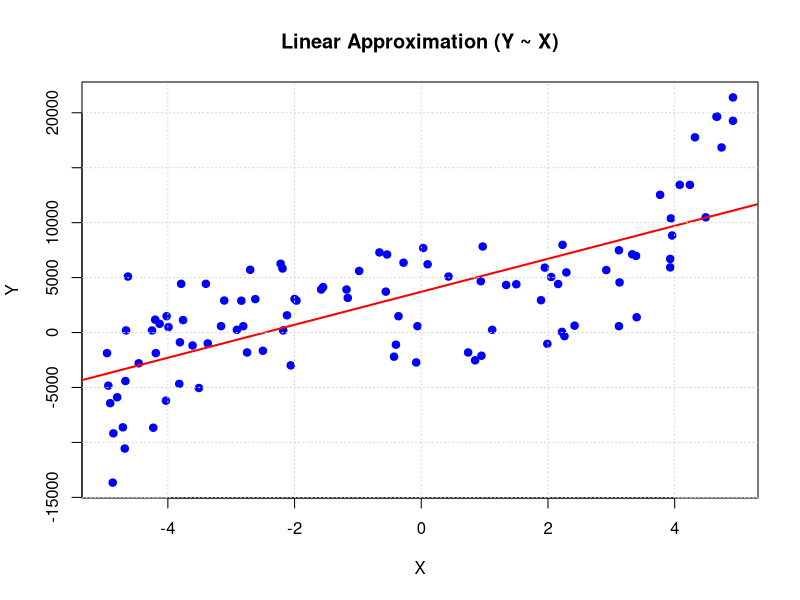
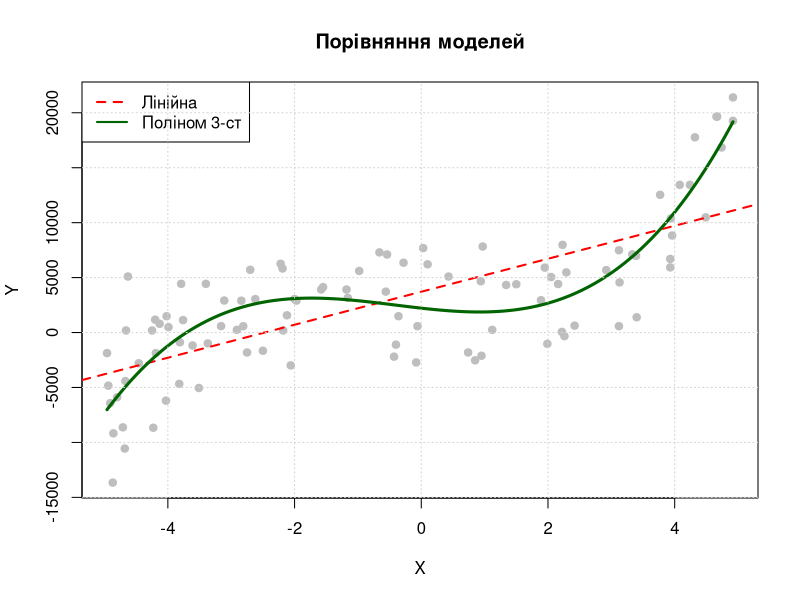

Write R code to recreate these figures, in order.
## ---- chunk 1
X <- c(0.94, -3.37, -0.98, 2.26, 0.03, 3.13, 2.92, -3.76, 3.39, 0.1, 2.22, 3.94, 4.92, -2.7, -1.97, -4.23, -2.84, 0.95, -4.68, 0.97, 4.92, 3.96, -1.55, 2.23, -2.22, -0.4, -3.61, 1.34, -0.66, -4.8, -2.19, -4.91, -4.2, -2.5, 1.5, -4.67, 1.95, -3.99, 2.29, 2.42, -2.81, -3.82, -2.12, -4.03, -0.54, -1.16, -3.11, 2.05, -0.08, -2.62, 3.33, 0.85, -3.81, -0.56, -2.0, 3.93, -3.16, 4.49, 1.89, -4.94, -4.86, 3.93, 2.16, 3.77, 4.74, -4.71, -4.25, -4.46, -4.87, -2.91, 1.12, -2.06, -0.28, -4.13, 3.4, -3.51, 4.32, 1.99, 3.12, -0.43, -1.18, -4.19, 4.08, -3.79, -0.06, 0.74, 0.43, -4.02, -2.18, 4.67, -1.58, -4.96, 4.24, -3.4, 3.12, -2.75, -4.63, -0.36, -4.66, 4.66)
Y <- c(4668.15, -990.95, 5603.68, -329.98, 7690.36, 4564.24, 5684.71, 1133.80, 6975.72, 6211.24, 60.01, 10385.41, 21398.54, 5710.28, 2903.79, -8663.09, 2898.37, -2111.09, -10557.24, 7830.48, 19268.54, 8829.99, 4132.94, 7979.78, 6262.45, -1104.76, -1176.95, 4328.44, 7291.41, -5889.21, 5827.22, -6426.03, 1171.10, -1659.22, 4395.03, -4413.17, 5907.40, 492.64, 5471.67, 626.48, 578.21, -4670.43, 1568.70, -6199.31, 7103.33, 3156.18, 2914.11, 5055.46, -2720.94, 3043.60, 7120.80, -2527.89, -885.20, 3723.03, 3054.00, 6699.22, 582.71, 10485.00, 2941.79, -4832.55, -9172.98, 5929.22, 4414.47, 12534.40, 16843.81, -8624.96, 187.44, -2798.77, -13655.51, 248.53, 245.12, -2987.37, 6356.72, 794.87, 1389.85, -5046.01, 17767.19, -1026.74, 7491.64, -2195.14, 3915.13, -1872.15, 13440.64, 4433.83, 579.29, -1813.63, 5096.60, 1487.03, 191.96, 19650.30, 3915.13, -1872.15, 13440.64, 4433.83, 579.29, -1813.63, 5096.60, 1487.03, 191.96, 19650.30)

df <- data.frame(X = X, Y = Y)
## ---- chunk 2
cat("=== LINEAR MODEL ANALYSIS ===\n")
lin_model <- lm(Y ~ X, data = df)
print(summary(lin_model))

# Графік (Назва англійською, щоб не було помилки)
plot(df$X, df$Y, pch = 19, col = "blue", 
     main = "Linear Approximation (Y ~ X)", xlab = "X", ylab = "Y")
abline(lin_model, col = "red", lwd = 2)
grid()

# Перевірка залишків
shapiro_res <- shapiro.test(residuals(lin_model))
cat("\nShapiro-Wilk test (Normality): p-value =", shapiro_res$p.value, "\n")

if(shapiro_res$p.value < 0.05) {
  cat("-> Residuals are NOT normal. Linear model is likely not adequate.\n")
} else {
  cat("-> Residuals are normal.\n")
}
## ---- chunk 3
cat("\n=== АНАЛІЗ ПОЛІНОМІАЛЬНОЇ МОДЕЛІ (Квадратична) ===\n")
# Будуємо модель виду Y = a + b*X + c*X^2 + d*X^3 (спробуємо кубічну для точності)
poly_model <- lm(Y ~ X + I(X^2) + I(X^3), data = df)
print(summary(poly_model))

# Графік 2: Порівняння
plot(df$X, df$Y, pch = 19, col = "gray", 
     main = "Порівняння моделей", xlab = "X", ylab = "Y")

# Лінійна (червона)
abline(lin_model, col = "red", lwd = 2, lty = 2)

# Поліноміальна (зелена крива)
x_seq <- seq(min(df$X), max(df$X), length.out = 200)
y_pred <- predict(poly_model, newdata = data.frame(X = x_seq))
lines(x_seq, y_pred, col = "darkgreen", lwd = 3)

legend("topleft", legend = c("Лінійна", "Поліном 3-ст"),
       col = c("red", "darkgreen"), lty = c(2, 1), lwd = 2)
grid()
## ---- chunk 4
aic_lin <- AIC(lin_model)
aic_poly <- AIC(poly_model)

cat("\n=== ПІДСУМОК ===\n")
cat("AIC Лінійної:", aic_lin, "\n")
cat("AIC Поліноміальної:", aic_poly, "\n")

if(aic_poly < aic_lin - 10) {
  cat("РЕКОМЕНДАЦІЯ: Поліноміальна модель значно краща!\n")
  cat("Дані мають нелінійну структуру (криву).\n")
} else {
  cat("РЕКОМЕНДАЦІЯ: Лінійна модель підходить.\n")
}
